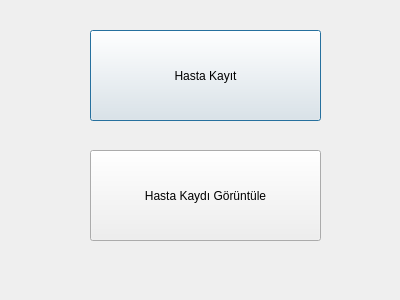
<?xml version="1.0" encoding="UTF-8"?>
<ui version="4.0">
 <class>Dialog</class>
 <widget class="QDialog" name="Dialog">
  <property name="geometry">
   <rect>
    <x>0</x>
    <y>0</y>
    <width>400</width>
    <height>300</height>
   </rect>
  </property>
  <property name="windowTitle">
   <string>Dialog</string>
  </property>
  <widget class="QPushButton" name="hemsireKayit">
   <property name="geometry">
    <rect>
     <x>90</x>
     <y>30</y>
     <width>231</width>
     <height>91</height>
    </rect>
   </property>
   <property name="text">
    <string>Hasta Kayıt</string>
   </property>
  </widget>
  <widget class="QPushButton" name="hemsireGor">
   <property name="geometry">
    <rect>
     <x>90</x>
     <y>150</y>
     <width>231</width>
     <height>91</height>
    </rect>
   </property>
   <property name="text">
    <string>Hasta Kaydı Görüntüle</string>
   </property>
  </widget>
 </widget>
 <resources/>
 <connections/>
</ui>
